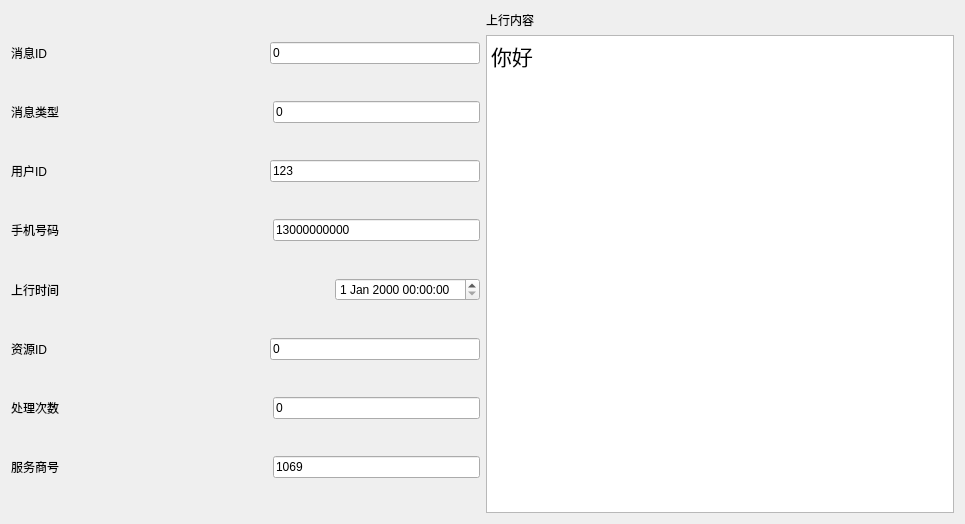
<?xml version="1.0" encoding="UTF-8"?>
<ui version="4.0">
 <class>SHisMOData</class>
 <widget class="QWidget" name="SHisMOData">
  <property name="geometry">
   <rect>
    <x>0</x>
    <y>0</y>
    <width>965</width>
    <height>524</height>
   </rect>
  </property>
  <property name="windowTitle">
   <string>Form</string>
  </property>
  <layout class="QGridLayout" name="gridLayout">
   <item row="0" column="0">
    <layout class="QVBoxLayout" name="verticalLayout_2">
     <item>
      <layout class="QHBoxLayout" name="horizontalLayout">
       <item>
        <widget class="QLabel" name="label">
         <property name="text">
          <string>消息ID  </string>
         </property>
        </widget>
       </item>
       <item>
        <spacer name="horizontalSpacer">
         <property name="orientation">
          <enum>Qt::Horizontal</enum>
         </property>
         <property name="sizeHint" stdset="0">
          <size>
           <width>40</width>
           <height>20</height>
          </size>
         </property>
        </spacer>
       </item>
       <item>
        <widget class="QLineEdit" name="lineEdit_msgId">
         <property name="text">
          <string>0</string>
         </property>
        </widget>
       </item>
      </layout>
     </item>
     <item>
      <layout class="QHBoxLayout" name="horizontalLayout_2">
       <item>
        <widget class="QLabel" name="label_2">
         <property name="text">
          <string>消息类型</string>
         </property>
        </widget>
       </item>
       <item>
        <spacer name="horizontalSpacer_2">
         <property name="orientation">
          <enum>Qt::Horizontal</enum>
         </property>
         <property name="sizeHint" stdset="0">
          <size>
           <width>40</width>
           <height>20</height>
          </size>
         </property>
        </spacer>
       </item>
       <item>
        <widget class="QLineEdit" name="lineEdit_msgType">
         <property name="text">
          <string>0</string>
         </property>
        </widget>
       </item>
      </layout>
     </item>
     <item>
      <layout class="QHBoxLayout" name="horizontalLayout_3">
       <item>
        <widget class="QLabel" name="label_3">
         <property name="text">
          <string>用户ID  </string>
         </property>
        </widget>
       </item>
       <item>
        <spacer name="horizontalSpacer_3">
         <property name="orientation">
          <enum>Qt::Horizontal</enum>
         </property>
         <property name="sizeHint" stdset="0">
          <size>
           <width>40</width>
           <height>20</height>
          </size>
         </property>
        </spacer>
       </item>
       <item>
        <widget class="QLineEdit" name="lineEdit_accId">
         <property name="text">
          <string>123</string>
         </property>
        </widget>
       </item>
      </layout>
     </item>
     <item>
      <layout class="QHBoxLayout" name="horizontalLayout_4">
       <item>
        <widget class="QLabel" name="label_4">
         <property name="text">
          <string>手机号码</string>
         </property>
        </widget>
       </item>
       <item>
        <spacer name="horizontalSpacer_4">
         <property name="orientation">
          <enum>Qt::Horizontal</enum>
         </property>
         <property name="sizeHint" stdset="0">
          <size>
           <width>40</width>
           <height>20</height>
          </size>
         </property>
        </spacer>
       </item>
       <item>
        <widget class="QLineEdit" name="lineEdit_mobile">
         <property name="text">
          <string>13000000000</string>
         </property>
        </widget>
       </item>
      </layout>
     </item>
     <item>
      <layout class="QHBoxLayout" name="horizontalLayout_5">
       <item>
        <widget class="QLabel" name="label_5">
         <property name="text">
          <string>上行时间</string>
         </property>
        </widget>
       </item>
       <item>
        <spacer name="horizontalSpacer_5">
         <property name="orientation">
          <enum>Qt::Horizontal</enum>
         </property>
         <property name="sizeHint" stdset="0">
          <size>
           <width>40</width>
           <height>20</height>
          </size>
         </property>
        </spacer>
       </item>
       <item>
        <widget class="QDateTimeEdit" name="dateTimeEdit"/>
       </item>
      </layout>
     </item>
     <item>
      <layout class="QHBoxLayout" name="horizontalLayout_6">
       <item>
        <widget class="QLabel" name="label_6">
         <property name="text">
          <string>资源ID  </string>
         </property>
        </widget>
       </item>
       <item>
        <spacer name="horizontalSpacer_6">
         <property name="orientation">
          <enum>Qt::Horizontal</enum>
         </property>
         <property name="sizeHint" stdset="0">
          <size>
           <width>40</width>
           <height>20</height>
          </size>
         </property>
        </spacer>
       </item>
       <item>
        <widget class="QLineEdit" name="lineEdit_resId">
         <property name="text">
          <string>0</string>
         </property>
        </widget>
       </item>
      </layout>
     </item>
     <item>
      <layout class="QHBoxLayout" name="horizontalLayout_7">
       <item>
        <widget class="QLabel" name="label_7">
         <property name="text">
          <string>处理次数</string>
         </property>
        </widget>
       </item>
       <item>
        <spacer name="horizontalSpacer_7">
         <property name="orientation">
          <enum>Qt::Horizontal</enum>
         </property>
         <property name="sizeHint" stdset="0">
          <size>
           <width>40</width>
           <height>20</height>
          </size>
         </property>
        </spacer>
       </item>
       <item>
        <widget class="QLineEdit" name="lineEdit_dealTimes">
         <property name="text">
          <string>0</string>
         </property>
        </widget>
       </item>
      </layout>
     </item>
     <item>
      <layout class="QHBoxLayout" name="horizontalLayout_8">
       <item>
        <widget class="QLabel" name="label_8">
         <property name="text">
          <string>服务商号</string>
         </property>
        </widget>
       </item>
       <item>
        <spacer name="horizontalSpacer_8">
         <property name="orientation">
          <enum>Qt::Horizontal</enum>
         </property>
         <property name="sizeHint" stdset="0">
          <size>
           <width>40</width>
           <height>20</height>
          </size>
         </property>
        </spacer>
       </item>
       <item>
        <widget class="QLineEdit" name="lineEdit_SpNum">
         <property name="text">
          <string>1069</string>
         </property>
        </widget>
       </item>
      </layout>
     </item>
    </layout>
   </item>
   <item row="0" column="1">
    <layout class="QVBoxLayout" name="verticalLayout">
     <item>
      <widget class="QLabel" name="label_9">
       <property name="text">
        <string>上行内容</string>
       </property>
      </widget>
     </item>
     <item>
      <widget class="QTextEdit" name="textEdit">
       <property name="font">
        <font>
         <pointsize>16</pointsize>
        </font>
       </property>
       <property name="html">
        <string>&lt;!DOCTYPE HTML PUBLIC &quot;-//W3C//DTD HTML 4.0//EN&quot; &quot;http://www.w3.org/TR/REC-html40/strict.dtd&quot;&gt;
&lt;html&gt;&lt;head&gt;&lt;meta name=&quot;qrichtext&quot; content=&quot;1&quot; /&gt;&lt;style type=&quot;text/css&quot;&gt;
p, li { white-space: pre-wrap; }
&lt;/style&gt;&lt;/head&gt;&lt;body style=&quot; font-family:'SimSun'; font-size:16pt; font-weight:400; font-style:normal;&quot;&gt;
&lt;p style=&quot; margin-top:0px; margin-bottom:0px; margin-left:0px; margin-right:0px; -qt-block-indent:0; text-indent:0px;&quot;&gt;你好&lt;/p&gt;&lt;/body&gt;&lt;/html&gt;</string>
       </property>
      </widget>
     </item>
    </layout>
   </item>
  </layout>
 </widget>
 <resources/>
 <connections/>
</ui>
